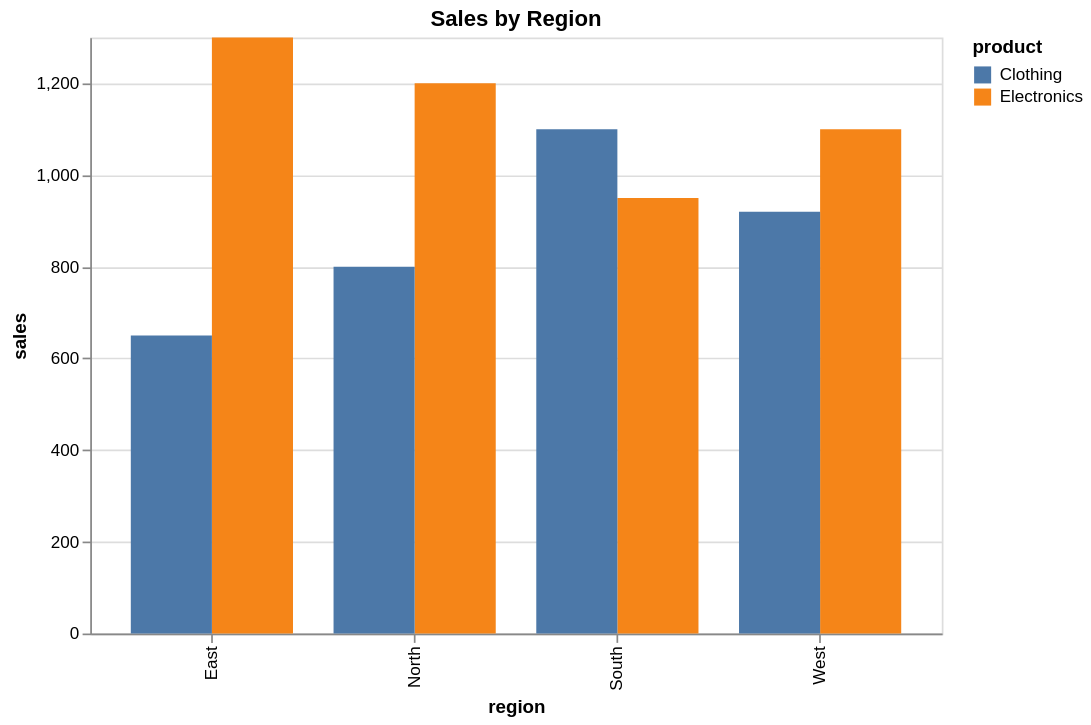

This figure's Vega-Lite source:
### Vega-Lite specification from a JSON file in a GitHub repository (floating-point values rounded to 4 significant figures)
{"$schema": "https://vega.github.io/schema/vega-lite/v5.json", "title": "Sales by Region", "width": 500, "height": 350, "data": {"values": [{"region": "North", "product": "Electronics", "sales": 1200}, {"region": "North", "product": "Clothing", "sales": 800}, {"region": "South", "product": "Electronics", "sales": 950}, {"region": "South", "product": "Clothing", "sales": 1100}, {"region": "East", "product": "Electronics", "sales": 1300}, {"region": "East", "product": "Clothing", "sales": 650}, {"region": "West", "product": "Electronics", "sales": 1100}, {"region": "West", "product": "Clothing", "sales": 920}]}, "mark": "bar", "encoding": {"x": {"field": "region", "type": "nominal", "scale": {}}, "y": {"field": "sales", "type": "quantitative", "scale": {}}, "color": {"field": "product", "type": "nominal"}, "xOffset": {"field": "product"}, "tooltip": [{"field": "region", "type": "nominal"}, {"field": "sales", "type": "quantitative"}, {"field": "product", "type": "nominal"}]}, "transform": [], "params": []}
